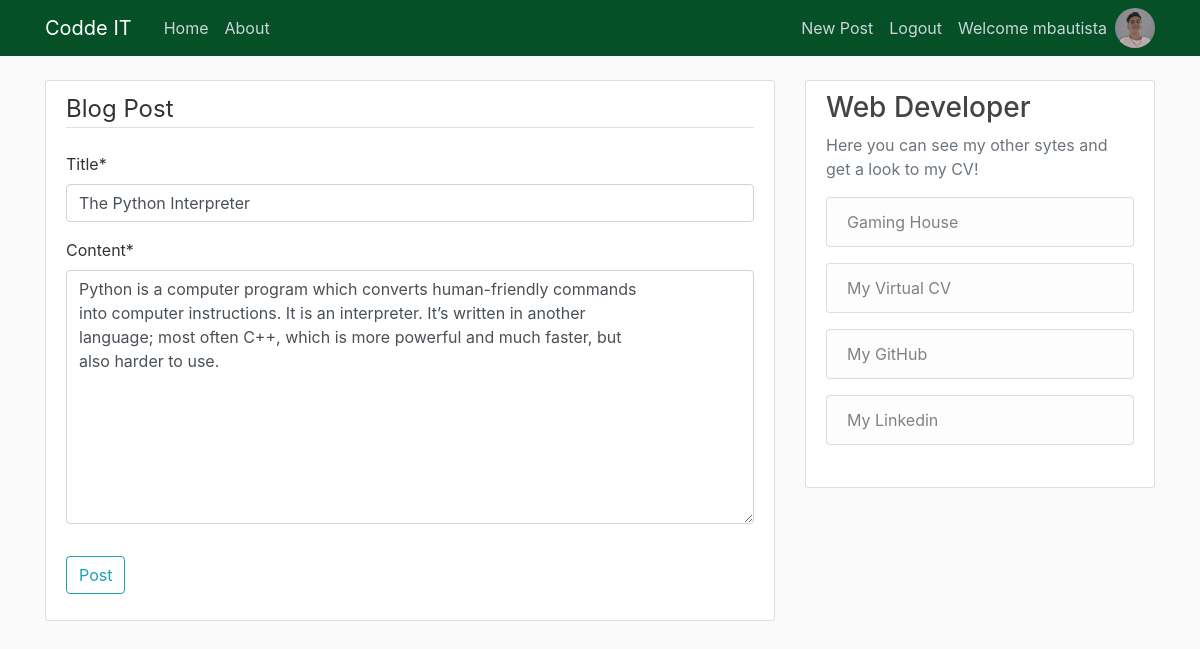
/post/29/update/ (signed in), run on the app's committed database.
### users/models.py (models this page shows, shortened)
class Profile(models.Model):
    user = models.OneToOneField(User, on_delete=models.CASCADE)
    image = models.ImageField(default='default.jpg', upload_to='profile_pics')

### blog/models.py (models this page shows, shortened)
class Post(models.Model):
    title = models.CharField(max_length=100)
    content = models.TextField()
    date_posted = models.DateTimeField(default=timezone.now)
    author = models.ForeignKey(User, on_delete=models.CASCADE)

### blog/views.py (the view, shortened to what this page needs)
# urls.py: path('post/<int:pk>/update/', PostUpdateView.as_view(), name='post-update'),
class PostUpdateView(LoginRequiredMixin, UserPassesTestMixin, UpdateView):
    model = Post
    fields = ['title', 'content']
    def test_func(self):
        post = self.get_object()
        if self.request.user == post.author:
            return True
        return False

### blog/templates/blog/post_form.html (shortened to what this page needs)
{% extends "blog/base.html" %}
{% load crispy_forms_tags %}
{% block content %}
<div class="content-section">
    <form method="POST">
        <fieldset class="form-group">
            <legend class="border-bottom mb-4">Blog Post</legend>
            {{ form|crispy }}
        </fieldset>
        <div class="form-group">
            <button class="btn btn-outline-info" type="submit">Post</button>
        </div>
    </form>
</div>
{% endblock content %}

### blog/templates/blog/base.html (shortened to what this page needs)
{% load static %}
<!DOCTYPE html>
<html>
<head>
    <link rel="stylesheet" href="https://stackpath.bootstrapcdn.com/bootstrap/4.3.1/css/bootstrap.min.css">
    <link rel="stylesheet" type="text/css" href="{% static 'blog/main.css' %}">
</head>
<body>
    <header class="site-header">
        <nav class="navbar navbar-expand-md navbar-dark bg-steel fixed-top">
          <div class="container">
            <a class="navbar-brand mr-4" href="{% url 'blog-home' %}">Codde IT</a>
            <div class="collapse navbar-collapse" id="navbarToggle">
              <div class="navbar-nav mr-auto">
                <a class="nav-item nav-link" href="{% url 'blog-home' %}">Home</a>
                <a class="nav-item nav-link" href="{% url 'blog-about' %}">About</a>
              </div>
              <div class="navbar-nav">
                {% if user.is_authenticated %}
                <a class="nav-item nav-link" href="{% url 'post-create' %}">New Post</a>
                <a class="nav-item nav-link" href="{% url 'logout' %}">Logout</a>
                <a class="nav-item nav-link" href="{% url 'profile' %}">Welcome {{ user }}</a>
                <img class="rounded-circle" src="{{ user.profile.image.url }}" width="40" height="40">
                {% else %}
                <a class="nav-item nav-link" href="{% url 'login' %}">Login</a>
                <a class="nav-item nav-link" href="{% url 'register' %}">Register</a>
                {% endif %}
              </div>
            </div>
          </div>
        </nav>
    </header>
    <main role="main" class="container">
        <div class="row">
          <div class="col-md-8">
            {% block content %}{% endblock %}
          </div>
          <div class="col-md-4">
            <div class="content-section">
              <h3>Web Developer</h3>
              <p class='text-muted'>Here you can see my other sytes and get a look to my CV!
                <ul class="list-group">
                  <p><a href="http://mbautista.pythonanywhere.com/" class="list-group-item list-group-item-light">Gaming House</a></p>
                  <p><a href="http://cvbautista.pythonanywhere.com/" class="list-group-item list-group-item-light">My Virtual CV</a></p>
                  <p><a href="https://github.com/manubautista/" class="list-group-item list-group-item-light">My GitHub</a></p>
                  <p><a href="https://www.linkedin.com/in/manuel-bautista-695382156/" class="list-group-item list-group-item-light">My Linkedin</a></p>
                </ul>
              </p>
            </div>
          </div>
        </div>
    </main>
</body>
</html>

### blog/static/blog/main.css (style rules this page uses)
body { background: #fafafa; color: #333333; margin-top: 5rem; }
h1, h2, h3, h4, h5, h6 { color: #444444; }
ul { margin: 0; }
.bg-steel { background-color: #065027; }
.site-header .navbar-nav .nav-link { color: #cbd5db; }
.content-section { background: #ffffff; padding: 10px 20px; border: 1px solid #dddddd; border-radius: 3px; margin-bottom: 20px; }

### data on the page
Post: title "The Python Interpreter", content "Python is a computer program which converts human-friendly commands into computer instructions. It is an interpreter. It’s written in another language; most often C++, which is more powerful and much faster, but also harder to use."

### other printed values
{{ user }} "mbautista"
